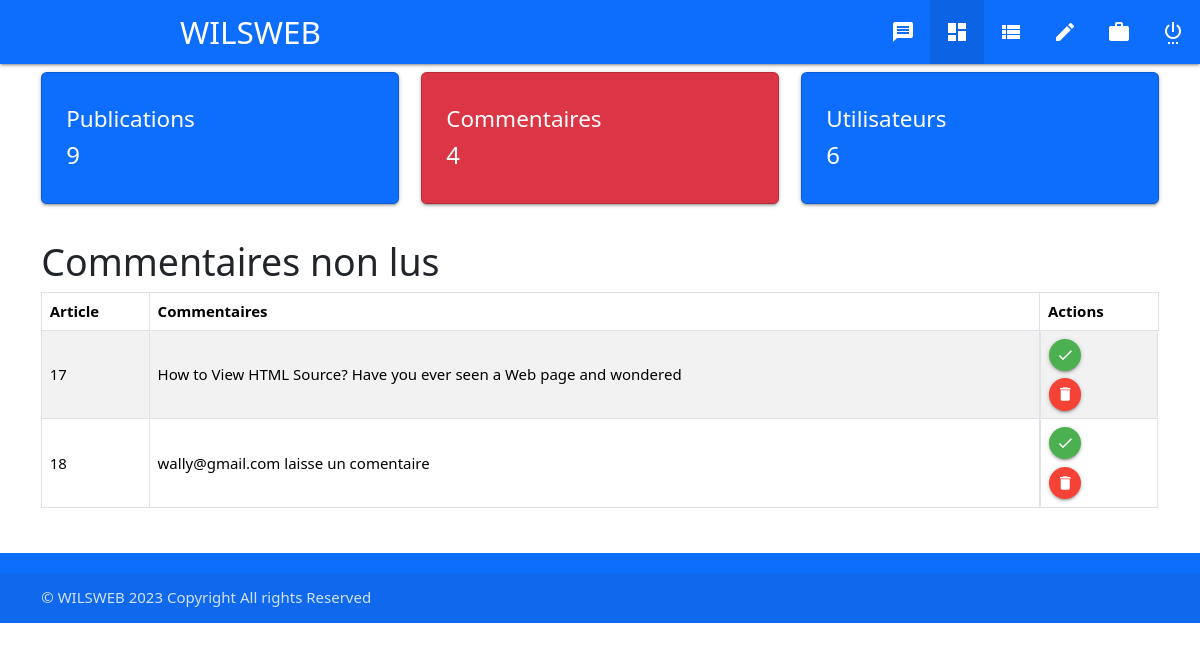
Screenshot of /admin/index.php?page=dashboard (signed in) with the database file from the repository.
### tables this page shows
CREATE TABLE `comment` (
  `id` int(11) NOT NULL,
  `name` varchar(300) NOT NULL,
  `email` varchar(300) NOT NULL,
  `comment` text NOT NULL,
  `public` varchar(3) NOT NULL,
  `post_id` int(11) NOT NULL
);

### admin/model/dashboard.model.php (called while the page is built, shortened)
<?php
include('../config/main.inc.php');
function countFunc($table){
        global $cnx;
        $sql = "SELECT * FROM ".$table;
        $req = $cnx->query($sql) or die(print_r($cnx->errorInfo( )));
        $aff = [];
        while($rows = $req->fetch()){
        $aff[] = $rows;
        }
        return $aff;
    }
    function getComments(){
        global $cnx;
        $sql = "SELECT * FROM comment where public='off'";
        $req = $cnx->query($sql) or die(print_r($cnx->errorInfo( )));
        $aff = [];
        while($rows = $req->fetch()){
        $aff[] = $rows;
        }
        return $aff;
    }

### admin/controller/dashboard.controller.php (called while the page is built, shortened)
<?php
include 'model/dashboard.model.php';
$countPosts = count(countFunc("post"));
$countUsers = count(countFunc("users"));
$countComments = count(countFunc("comment"));
$getComments = getComments();

### admin/pages/dashboard.php (the view, shortened to what this page needs)
<?php
include 'controller/dashboard.controller.php';
?>
<div class="row">
	<div class="col m12 l4 s12">
		<div class="card bg-primary">
			<div class="card-content white-text">
				<h4>Publications</h4>
				<span class="card-title"><?= $countPosts ?></span>
			</div>
		</div>
	</div>
	<div class="col m12 l4 s12">
		<div class="card bg-danger">
			<div class="card-content white-text">
				<h4>Commentaires</h4>
				<span class="card-title"><?= $countComments ?></span>
			</div>
		</div>
	</div>
	<div class="col m12 l4 s12">
		<div class="card bg-primary">
			<div class="card-content white-text">
				<h4>Utilisateurs</h4>
				<span class="card-title"><?= $countUsers ?></span>
			</div>
		</div>
	</div>
</div>
<h1 class="">Commentaires non lus</h1>
<table class="table table-bordered table-striped">
	<thead>
		<tr>
			<th class="">Article</th>
			<th class="">Commentaires</th>
			<th class="">Actions</th>
		</tr>
	</thead>
	<tbody>
		<?php $i = 1; ?>
		<?php foreach ($getComments as $getComment) : ?>
			<tr id="commentaire_<?= $i ?>">
				<td class=""><?= $getComment["post_id"] ?></td>
				<td class=""><?= $getComment["comment"] ?></td>
				<td class="d-grid gap-2">
					<a href="" id="comment_<?= $i ?>" class="btn-floating btn-small modal-trigger waves-effect waves-light green see_comment" data-target="modal<?= $i ?>" data-bs-toggle="modal" data-bs-target="#modal<?= $i ?>"><i class="material-icons">done</i></a>
					<a href="index.php?page=dashboard&action=deleteComment&id=<?= $getComment["id"] ?>" id="comment_<?= $i ?>" class="btn-floating btn-small waves-effect waves-light red see_comment"><i class="material-icons">delete</i></a>
				</td>
			</tr>
		<?php $i++;
		endforeach; ?>
	</tbody>
</table>

### rows the page displays
comment: post "17", comment "How to View HTML Source? Have you ever seen a Web page and wondered"
comment: post "18", comment "wally@gmail.com laisse un comentaire"

### other values shown
$countPosts "9"
$countComments "4"
$countUsers "6"
